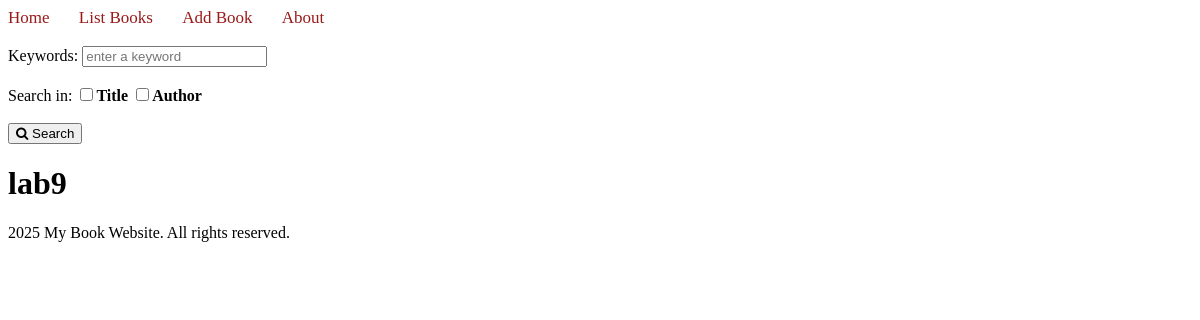
Page /books/lab9/5/ on the earlier database version.
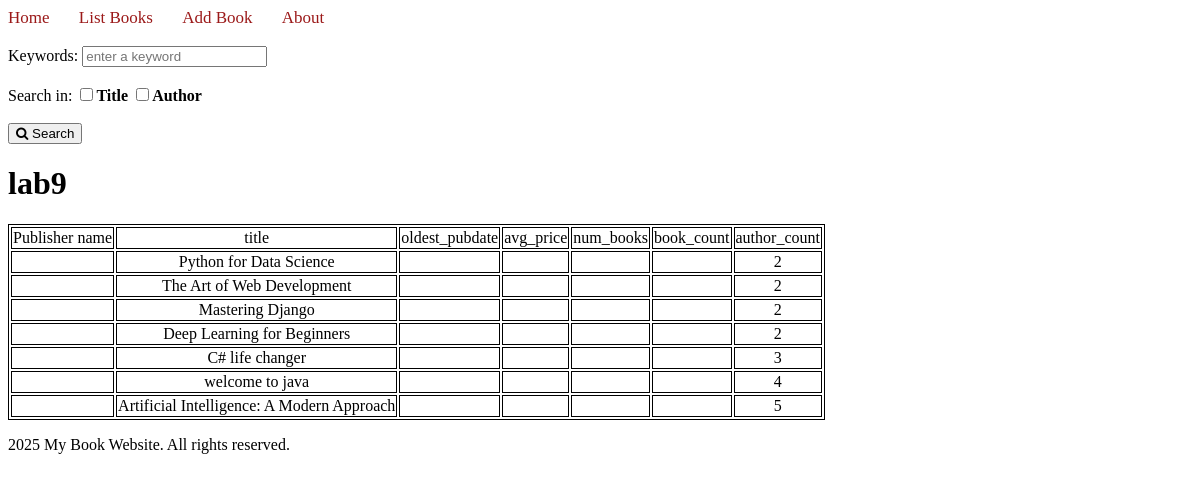
Same page on the later database version.
### apps/bookmodule/models.py (models this page shows)
class Book(models.Model):
     title = models.CharField(max_length = 50)
     price = models.DecimalField(max_digits=10, decimal_places=2)
     rating = models.SmallIntegerField(default = 1)
     pubdate= models.DateTimeField(default=timezone.now)
     author = models.ManyToManyField(Author)
     publisher = models.ForeignKey(Publisher, on_delete=models.CASCADE, null=True)
     class Meta:
         ordering = ['title']

### apps/bookmodule/views.py (the view)
# urls.py: path('lab9/5/' , views.lab95, name = 'books.lab95'),
def lab95(request):
     objs= Book.objects.annotate(author_count=Count('author')).filter(author_count__gt= 1).order_by('author_count')
     return render(request, 'bookmodule/lab9.html', {'books': objs})

### apps/templates/bookmodule/lab9.html (shortened to what this page needs)
{% extends "layouts/base.html" %}
{% load static %}
{% block content %}
<h1>lab9</h1>
{% if books %}
<table border>
 <tr>
  <td> Publisher name </td>
  <td> title </td>
  <td> oldest_pubdate </td>
  <td> avg_price</td>
  <td> num_books</td>
  <td> book_count </td>
  <td> author_count</td>
 </tr>
 {% for i in books %}
 <tr>
    <td>{{i.name}}</td>
    <td>{{i.title}}</td>
    <td>{{i.oldest_pubdate}}</td>
    <td>{{i.avg_price}}</td>
    <td>{{i.num_books}}</td>
    <td>{{i.book_count}}</td>
    <td>{{i.author_count}}</td>
</tr>
{%endfor%}
</table>
{%endif%}
{% endblock %}

Differences in the rows shown:
now on this page (row edited): Book: title "Python for Data Science", author_count "2"
now on this page (row edited): Book: title "The Art of Web Development", author_count "2"
now on this page (row edited): Book: title "Mastering Django", author_count "2"
now on this page (row edited): Book: title "Deep Learning for Beginners", author_count "2"
now on this page (row edited): Book: title "C# life changer", author_count "3"
now on this page (row edited): Book: title "welcome to java", author_count "4"
now on this page (row edited): Book: title "Artificial Intelligence: A Modern Approach", author_count "5"
Other differences:
text now shown: "Publisher name title oldest_pubdate avg_price num_books book_count author_count"
